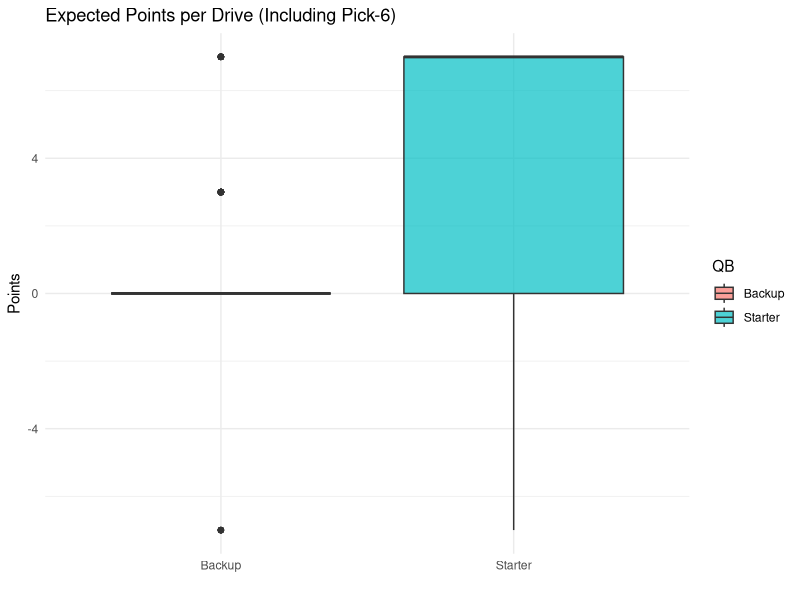
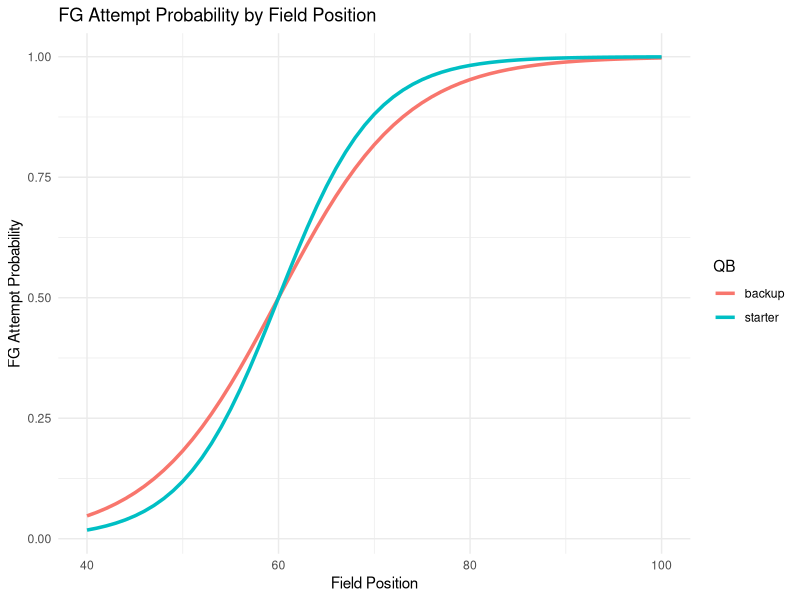

These figures' R source, in order:
library(dplyr)
library(ggplot2)

set.seed(4800)

### STEP 1: DEFINE QB PROFILES
starter <- list(
  name = "Starter",
  pass_prob = 0.6,
  pass_yards_mean = 7,
  pass_yards_sd = 4,
  run_yards_mean = 4,
  run_yards_sd = 3,
  turnover_prob = 0.02,
  pick6_prob = 0.01,
  punt_prob = 0.9,
  fg_make_prob = 0.85,
  theta_fg = 0.2
)

backup <- list(
  name = "Backup",
  pass_prob = 0.55,
  pass_yards_mean = 4,
  pass_yards_sd = 4,
  run_yards_mean = 2.5,
  run_yards_sd = 3,
  turnover_prob = 0.08,
  pick6_prob = 0.04,
  punt_prob = 0.95,
  fg_make_prob = 0.85,
  theta_fg = 0.15
)

### STEP 2: SIMULATE ONE DRIVE
simulate_drive_combined <- function(qb_profile) {
  field_pos <- sample(10:40, 1)
  start_pos <- field_pos
  down <- 1
  yards_to_go <- 10
  points <- 0
  play_num <- 1
  scored <- 0
  
  log <- data.frame(
    play_num = numeric(), down = numeric(), yards_to_go = numeric(),
    play_call = character(), yards = numeric(), field_pos = numeric(), result = character()
  )
  
  while (TRUE) {
    play_call <- sample(c("pass", "run"), 1, prob = c(qb_profile$pass_prob, 1 - qb_profile$pass_prob))
    yards <- if (play_call == "pass") {
      rnorm(1, qb_profile$pass_yards_mean, qb_profile$pass_yards_sd)
    } else {
      rnorm(1, qb_profile$run_yards_mean, qb_profile$run_yards_sd)
    }
    
    turnover <- rbinom(1, 1, qb_profile$turnover_prob)
    result <- "Play"
    field_pos <- field_pos + yards
    
    if (field_pos >= 100) {
      points <- 7
      result <- "Touchdown"
      scored <- 1
    } else if (turnover == 1) {
      if (runif(1) < qb_profile$pick6_prob) {
        points <- -7
        result <- "Pick 6"
      } else {
        result <- "Turnover"
      }
    } else if (down == 4 && yards < yards_to_go) {
      fg_attempt_prob <- 1 / (1 + exp(-qb_profile$theta_fg * (field_pos - 60)))
      attempt_fg <- runif(1) < fg_attempt_prob
      
      if (attempt_fg) {
        made_fg <- runif(1) < qb_profile$fg_make_prob
        result <- ifelse(made_fg, "Field Goal Good", "Field Goal Missed")
        points <- ifelse(made_fg, 3, 0)
        if (points > 0) scored <- 1
      } else if (runif(1) < qb_profile$punt_prob) {
        result <- "Punt"
      } else {
        result <- "Go For It"
      }
    }
    
    log <- rbind(log, data.frame(play_num, down, yards_to_go, play_call, yards, field_pos, result))
    
    if (result %in% c("Touchdown", "Pick 6", "Turnover", "Field Goal Good", "Field Goal Missed", "Punt")) {
      break
    }
    
    if (yards >= yards_to_go) {
      down <- 1
      yards_to_go <- 10
    } else {
      down <- down + 1
      yards_to_go <- yards_to_go - yards
      if (down > 4) {
        result <- "Turnover on Downs"
        log <- rbind(log, data.frame(play_num = play_num + 1, down, yards_to_go, play_call = NA,
                                     yards = NA, field_pos, result))
        break
      }
    }
    play_num <- play_num + 1
  }
  
  return(list(points = points, scored = scored, start_pos = start_pos, log = log))
}

### STEP 3: SIMULATE MULTIPLE DRIVES
simulate_many_drives <- function(qb_profile, n = 1000) {
  results <- data.frame(drive = 1:n, points = NA, scored = NA, start_pos = NA)
  logs <- list()
  
  for (i in 1:n) {
    sim <- simulate_drive_combined(qb_profile)
    results$points[i] <- sim$points
    results$scored[i] <- sim$scored
    results$start_pos[i] <- sim$start_pos
    logs[[i]] <- sim$log
  }
  
  results$QB <- qb_profile$name
  return(list(summary = results, logs = logs))
}

### STEP 4: RUN SIMULATIONS
starter_sim <- simulate_many_drives(starter)
backup_sim <- simulate_many_drives(backup)
combined_results <- bind_rows(starter_sim$summary, backup_sim$summary)

### STEP 5: SUMMARY TABLE
summary_table <- combined_results %>%
  group_by(QB) %>%
  summarise(
    Mean_EP = mean(points),
    SD_EP = sd(points),
    Median_EP = median(points),
    Pct_Neg7 = mean(points == -7),
    Pct_0 = mean(points == 0),
    Pct_3 = mean(points == 3),
    Pct_7 = mean(points == 7)
  )

print(summary_table)

### STEP 6: BOX PLOT
ggplot(combined_results, aes(x = QB, y = points, fill = QB)) +
  geom_boxplot(alpha = 0.7) +
  labs(title = "Expected Points per Drive (Including Pick-6)", y = "Points", x = "") +
  theme_minimal()

### STEP 7: LOGISTIC REGRESSION
combined_results$scored <- as.factor(combined_results$scored)
logit_model <- glm(scored ~ start_pos + QB, data = combined_results, family = binomial)
summary(logit_model)

### STEP 8: FG ATTEMPT LOGISTIC CURVE PLOT
field_pos_seq <- seq(40, 100, by = 1)
curve_df <- data.frame(
  field_pos = field_pos_seq,
  starter_fg_attempt_prob = 1 / (1 + exp(-starter$theta_fg * (field_pos_seq - 60))),
  backup_fg_attempt_prob = 1 / (1 + exp(-backup$theta_fg * (field_pos_seq - 60)))
)

library(tidyr)
curve_long <- pivot_longer(curve_df, cols = -field_pos, names_to = "QB", values_to = "fg_attempt_prob")
curve_long$QB <- gsub("_fg_attempt_prob", "", curve_long$QB)

ggplot(curve_long, aes(x = field_pos, y = fg_attempt_prob, color = QB)) +
  geom_line(size = 1.2) +
  labs(title = "FG Attempt Probability by Field Position",
       x = "Field Position", y = "FG Attempt Probability") +
  theme_minimal()
